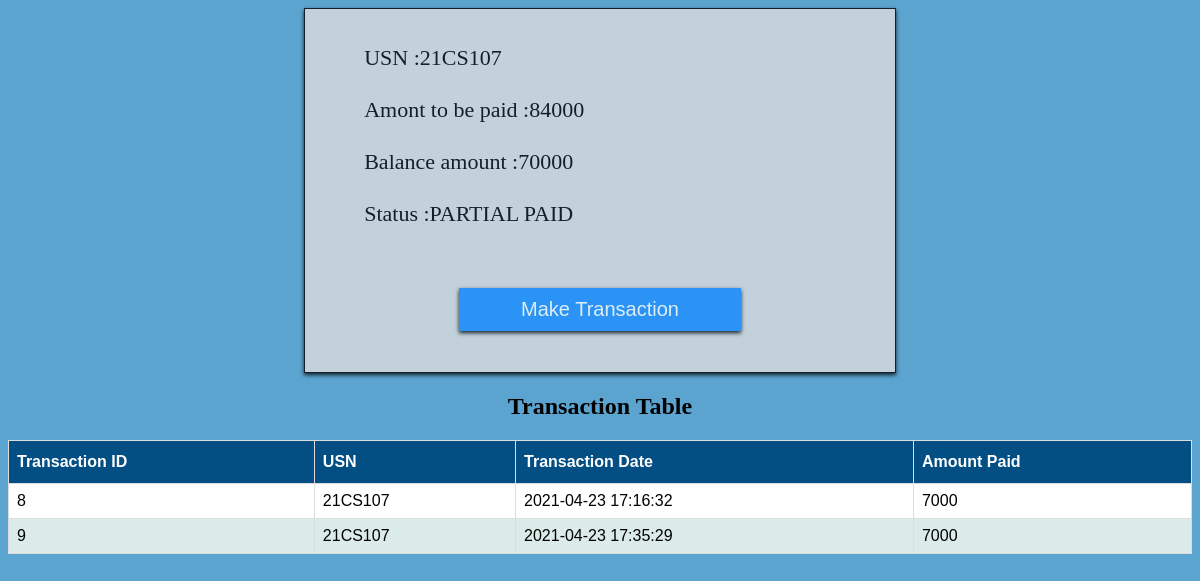
/fee_single.php?usn=21CS107, run on the app's committed database.
### tables this page shows
CREATE TABLE `fee` (
  `USN` varchar(20) NOT NULL,
  `total_amount` double NOT NULL,
  `balance_amount` double NOT NULL,
  `status` tinyint(1) NOT NULL
);

CREATE TABLE `transaction` (
  `trans_id` int(10) NOT NULL,
  `USN` varchar(20) NOT NULL,
  `trans_date` datetime NOT NULL DEFAULT current_timestamp(),
  `amount_paid` double NOT NULL
);

### func2.php (called while the page is built, shortened)
<?php
require_once "conn.php";
function selectfeesusn($usn)
{
    global $conn;
    $stmt = $conn->query("SELECT * FROM `fee` WHERE USN='".$usn."'");
  return $stmt;
}
function selecttransusn($usn)
{
    global $conn;
$res=[];
    $stmt = $conn->query("SELECT * FROM `transaction` WHERE USN='".$usn."'");
  return $stmt;
}
?>

### fee_single.php (the view, shortened to what this page needs)
<!DOCTYPE html>
<html lang="en">
<head>
    <link rel="stylesheet" href="main.css">
</head>
<body>
<form action="fee_single.php" method="post" class="container">
<?php
include_once 'func2.php';
if(isset($_GET['usn']))
{
    $res=selectfeesusn($_GET['usn']);
    $trans=selecttransusn($_GET['usn']);
}
while($row = mysqli_fetch_assoc($res))
{
    echo "USN                :".$row['USN'];
    echo "<br><br>";
    echo "Amont to be paid   :".$row['total_amount'];
    echo "<br><br>";
    echo "Balance amount     :".$row['balance_amount'];
    echo "<br><br>";
    echo "Status             :";
    if($row['balance_amount']==0)
      {
        echo 'FULL PAID';
      }
    else{
        echo 'PARTIAL PAID';
    }
    echo "<br><br>";
}
    ?>
     <div  style="text-align:center">
           <button id="mt"><a href="fee_transaction.php">Make Transaction</a></button>
      </div>
          </form>
  <center><h2>Transaction Table</h2></center>
<table id="info" >
  <tr>
    <th>Transaction ID</th>
    <th>USN</th>
    <th>Transaction Date</th>
    <th>Amount Paid</th>
  </tr>
  <tr>
    <?php
if ($trans->num_rows > 0) {
  while($row = $trans->fetch_assoc()) {
    echo "<tr>";
    echo  "<td>".$row["trans_id"]. "</td>";
    echo  "<td>".$row["USN"]. "</td>";
    echo  "<td>".$row["trans_date"]. "</td>";
    echo  "<td>".$row["amount_paid"]. "</td>";
    echo "</tr>";
  }
}
    ?>
  </tr>
</table>
</body>
</html>

### main.css (style rules this page uses)
* { box-sizing: border-box; }
body { !background: linear-gradient(black,#2144); !background-image: linear-gradient(to right top, #051937, #004d7a, #008793, #00bf72, #a8eb12); }
body { background:#5ba4cf }
.container { !box-sizing:padding-box; padding:3% 5% 3.5%; font-family:Calibri; font-size:22px; background:grey; width:50%; border:1px solid black; !border-radius:5%; box-shadow: 0 2px 4px 0 black; margin:auto; background-color: #ddd; opacity:0.8; transition: all 0.4s; !height:610px; }
#mt,[type=submit] { width:60%; background:dodgerblue; color: white; font-family:Helvetica; font-size: 20px; padding: 10px 30px; margin-top: 35px; border: none; box-shadow: 0 2px 4px 0 black; }
#mt, [type=submit]:hover { !background:rgb(99, 26, 216); animation: hover .6s; }
#info { font-family: Arial, Helvetica, sans-serif; border-collapse: collapse; width: 100%; }
#info td, #info th { border: 1px solid #ddd; padding: 8px; }
a { color:#fff; text-decoration:none }
#info tr:nth-child(odd) { background-color:white; }
#info tr:nth-child(even) { background-color: #daebe8; }
#info th { padding-top: 12px; padding-bottom: 12px; text-align: left; background-color:#034f84 ; color: white; }

### data on the page
fee: USN "21CS107", total_amount "84000", balance_amount "70000", shows "PARTIAL PAID"
transaction: trans_id "8", USN "21CS107", trans_date "2021-04-23 17:16:32", amount_paid "7000"
transaction: trans_id "9", USN "21CS107", trans_date "2021-04-23 17:35:29", amount_paid "7000"
